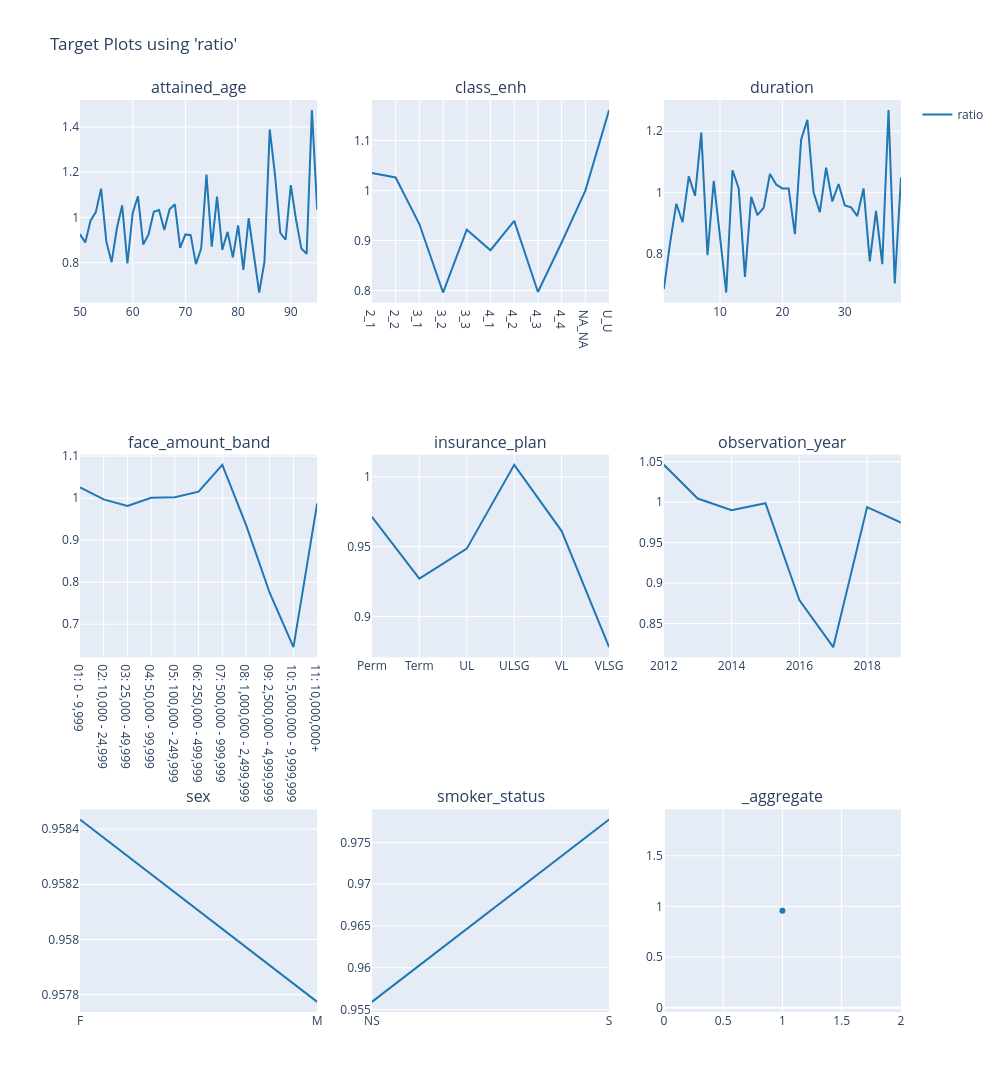

Write notebook code for a chart like this one.
### Code cell
# test set
charters.target(
    df=model_data.loc[X_test.index],
    target="ratio",
    cols=3,
    features=model_features,
    numerator=["death_claim_amount"],
    denominator=["exp_amt_neural"],
).show()

### Figure 1 — Plotly figure (JSON) as saved in the notebook; plotly's stock layout.template omitted (floating-point values rounded to 4 significant figures)
{"data": [{"line": {"color": "#1F77B4"}, "mode": "lines", "name": "ratio", "showlegend": true, "type": "scatter", "x": [50, 51, 52, 53, 54, 55, 56, 57, 58, 59, 60, 61, 62, 63, 64, 65, 66, 67, 68, 69, 70, 71, 72, 73, 74, 75, 76, 77, 78, 79, 80, 81, 82, 83, 84, 85, 86, 87, 88, 89, 90, 91, 92, 93, 94, 95], "xaxis": "x", "y": [0.9255, 0.89, 0.9857, 1.024, 1.128, 0.8932, 0.8023, 0.9524, 1.053, 0.7967, 1.02, 1.094, 0.88, 0.925, 1.026, 1.033, 0.9446, 1.036, 1.058, 0.8663, 0.9252, 0.922, 0.7937, 0.8638, 1.19, 0.8707, 1.092, 0.8572, 0.9366, 0.8238, 0.9654, 0.7686, 0.9967, 0.8419, 0.6683, 0.8046, 1.389, 1.188, 0.9324, 0.9016, 1.143, 0.9885, 0.8627, 0.8392, 1.475, 1.034], "yaxis": "y"}, {"line": {"color": "#1F77B4"}, "mode": "lines", "name": "ratio", "showlegend": false, "type": "scatter", "x": ["2_1", "2_2", "3_1", "3_2", "3_3", "4_1", "4_2", "4_3", "4_4", "NA_NA", "U_U"], "xaxis": "x2", "y": [1.035, 1.026, 0.9329, 0.796, 0.9215, 0.8806, 0.9393, 0.7969, 0.896, 0.9998, 1.161], "yaxis": "y2"}, {"line": {"color": "#1F77B4"}, "mode": "lines", "name": "ratio", "showlegend": false, "type": "scatter", "x": [1, 2, 3, 4, 5, 6, 7, 8, 9, 10, 11, 12, 13, 14, 15, 16, 17, 18, 19, 20, 21, 22, 23, 24, 25, 26, 27, 28, 29, 30, 31, 32, 33, 34, 35, 36, 37, 38, 39], "xaxis": "x3", "y": [0.6855, 0.8352, 0.9639, 0.9035, 1.053, 0.9898, 1.196, 0.7962, 1.038, 0.848, 0.6745, 1.073, 1.014, 0.7255, 0.986, 0.9266, 0.9508, 1.061, 1.026, 1.014, 1.013, 0.865, 1.173, 1.237, 1.001, 0.9362, 1.081, 0.9713, 1.028, 0.958, 0.952, 0.9236, 1.014, 0.7759, 0.9403, 0.767, 1.269, 0.7038, 1.05], "yaxis": "y3"}, {"line": {"color": "#1F77B4"}, "mode": "lines", "name": "ratio", "showlegend": false, "type": "scatter", "x": ["01: 0 - 9,999", "02: 10,000 - 24,999", "03: 25,000 - 49,999", "04: 50,000 - 99,999", "05: 100,000 - 249,999", "06: 250,000 - 499,999", "07: 500,000 - 999,999", "08: 1,000,000 - 2,499,999", "09: 2,500,000 - 4,999,999", "10: 5,000,000 - 9,999,999", "11: 10,000,000+"], "xaxis": "x4", "y": [1.026, 0.9973, 0.9817, 1.001, 1.002, 1.016, 1.08, 0.9363, 0.7743, 0.6452, 0.9875], "yaxis": "y4"}, {"line": {"color": "#1F77B4"}, "mode": "lines", "name": "ratio", "showlegend": false, "type": "scatter", "x": ["Perm", "Term", "UL", "ULSG", "VL", "VLSG"], "xaxis": "x5", "y": [0.9713, 0.9272, 0.9486, 1.009, 0.9612, 0.878], "yaxis": "y5"}, {"line": {"color": "#1F77B4"}, "mode": "lines", "name": "ratio", "showlegend": false, "type": "scatter", "x": [2012, 2013, 2014, 2015, 2016, 2017, 2018, 2019], "xaxis": "x6", "y": [1.046, 1.004, 0.9901, 0.9987, 0.8789, 0.8208, 0.9939, 0.9747], "yaxis": "y6"}, {"line": {"color": "#1F77B4"}, "mode": "lines", "name": "ratio", "showlegend": false, "type": "scatter", "x": ["F", "M"], "xaxis": "x7", "y": [0.9584, 0.9578], "yaxis": "y7"}, {"line": {"color": "#1F77B4"}, "mode": "lines", "name": "ratio", "showlegend": false, "type": "scatter", "x": ["NS", "S"], "xaxis": "x8", "y": [0.9559, 0.9777], "yaxis": "y8"}, {"line": {"color": "#1F77B4"}, "mode": "markers", "name": "ratio", "showlegend": false, "type": "scatter", "x": [1], "xaxis": "x9", "y": [0.958], "yaxis": "y9"}], "layout": {"annotations": [{"font": {"size": 16}, "showarrow": false, "text": "attained_age", "x": 0.1444, "xanchor": "center", "xref": "paper", "y": 1, "yanchor": "bottom", "yref": "paper"}, {"font": {"size": 16}, "showarrow": false, "text": "class_enh", "x": 0.5, "xanchor": "center", "xref": "paper", "y": 1, "yanchor": "bottom", "yref": "paper"}, {"font": {"size": 16}, "showarrow": false, "text": "duration", "x": 0.8556, "xanchor": "center", "xref": "paper", "y": 1, "yanchor": "bottom", "yref": "paper"}, {"font": {"size": 16}, "showarrow": false, "text": "face_amount_band", "x": 0.1444, "xanchor": "center", "xref": "paper", "y": 0.6111, "yanchor": "bottom", "yref": "paper"}, {"font": {"size": 16}, "showarrow": false, "text": "insurance_plan", "x": 0.5, "xanchor": "center", "xref": "paper", "y": 0.6111, "yanchor": "bottom", "yref": "paper"}, {"font": {"size": 16}, "showarrow": false, "text": "observation_year", "x": 0.8556, "xanchor": "center", "xref": "paper", "y": 0.6111, "yanchor": "bottom", "yref": "paper"}, {"font": {"size": 16}, "showarrow": false, "text": "sex", "x": 0.1444, "xanchor": "center", "xref": "paper", "y": 0.2222, "yanchor": "bottom", "yref": "paper"}, {"font": {"size": 16}, "showarrow": false, "text": "smoker_status", "x": 0.5, "xanchor": "center", "xref": "paper", "y": 0.2222, "yanchor": "bottom", "yref": "paper"}, {"font": {"size": 16}, "showarrow": false, "text": "_aggregate", "x": 0.8556, "xanchor": "center", "xref": "paper", "y": 0.2222, "yanchor": "bottom", "yref": "paper"}], "height": 1200, "legend": {"orientation": "v", "x": 1.02, "xanchor": "left", "y": 1, "yanchor": "top"}, "title": {"text": "Target Plots using 'ratio'"}, "width": 1000, "xaxis": {"anchor": "y", "domain": [0, 0.2889]}, "xaxis2": {"anchor": "y2", "domain": [0.3556, 0.6444]}, "xaxis3": {"anchor": "y3", "domain": [0.7111, 1]}, "xaxis4": {"anchor": "y4", "domain": [0, 0.2889]}, "xaxis5": {"anchor": "y5", "domain": [0.3556, 0.6444]}, "xaxis6": {"anchor": "y6", "domain": [0.7111, 1]}, "xaxis7": {"anchor": "y7", "domain": [0, 0.2889]}, "xaxis8": {"anchor": "y8", "domain": [0.3556, 0.6444]}, "xaxis9": {"anchor": "y9", "domain": [0.7111, 1]}, "yaxis": {"anchor": "x", "domain": [0.7778, 1], "type": "-"}, "yaxis2": {"anchor": "x2", "domain": [0.7778, 1]}, "yaxis3": {"anchor": "x3", "domain": [0.7778, 1]}, "yaxis4": {"anchor": "x4", "domain": [0.3889, 0.6111]}, "yaxis5": {"anchor": "x5", "domain": [0.3889, 0.6111]}, "yaxis6": {"anchor": "x6", "domain": [0.3889, 0.6111]}, "yaxis7": {"anchor": "x7", "domain": [0, 0.2222]}, "yaxis8": {"anchor": "x8", "domain": [0, 0.2222]}, "yaxis9": {"anchor": "x9", "domain": [0, 0.2222]}}}
